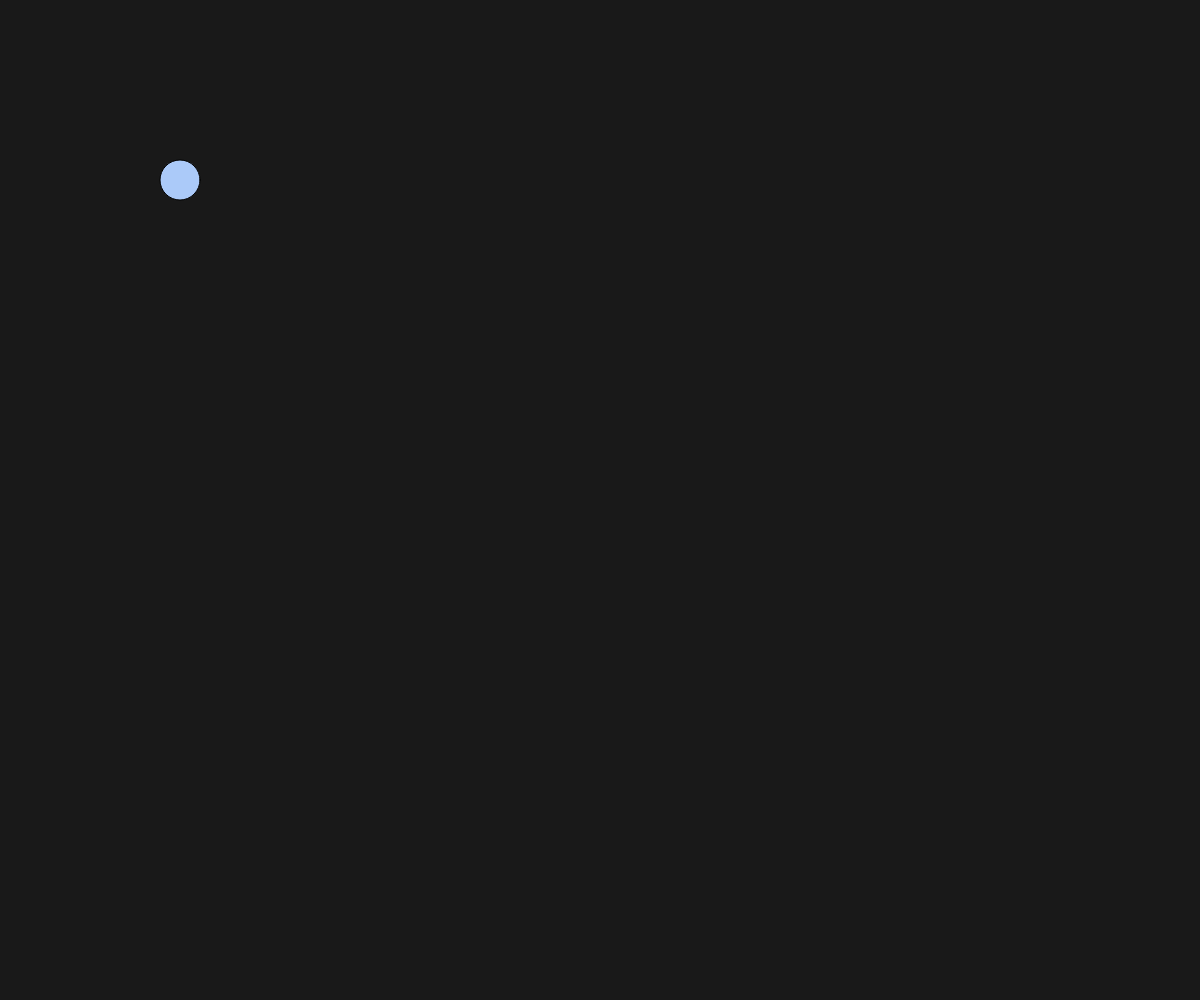
Frame 1 (no input)
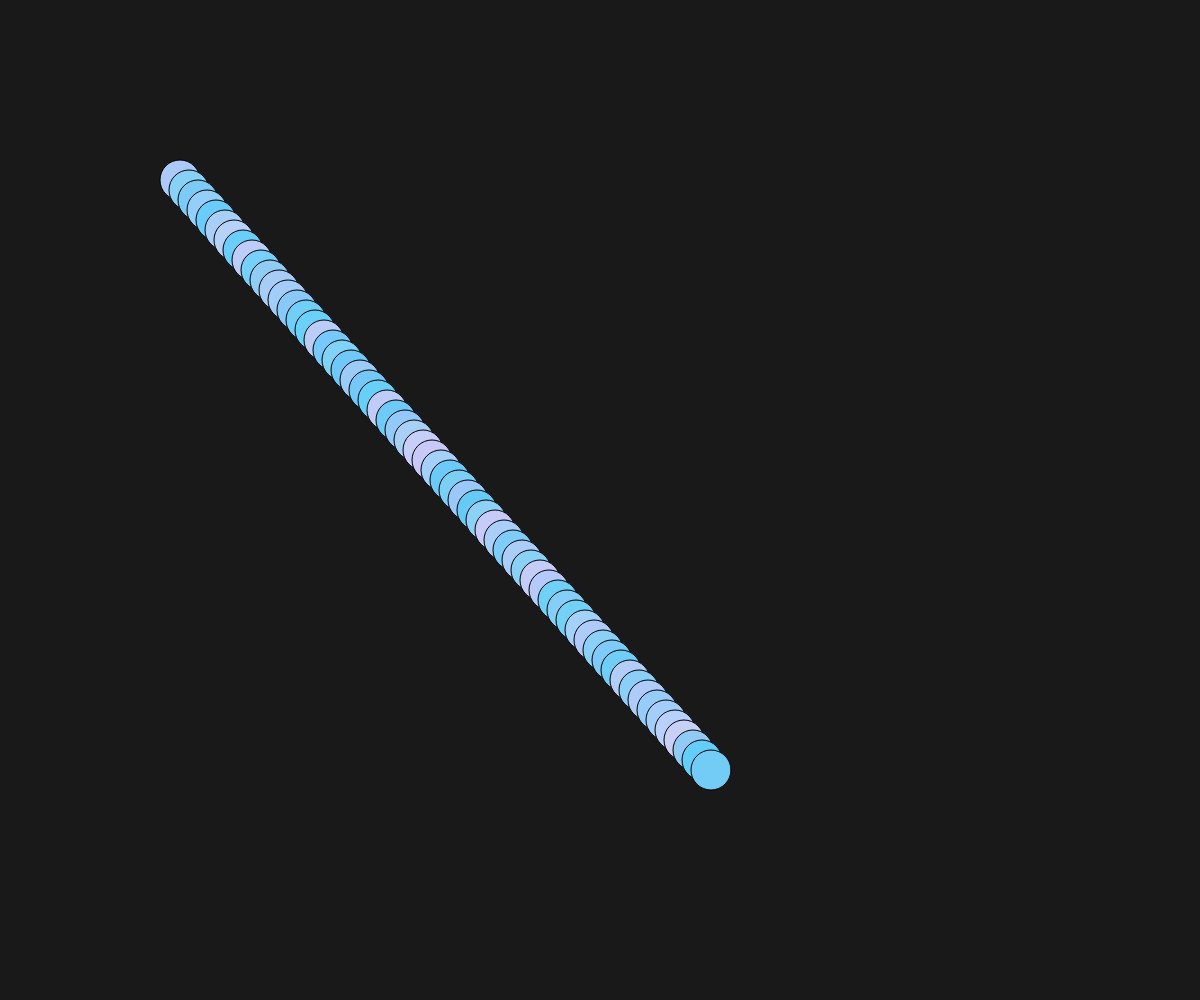
Frame 60 (no input)
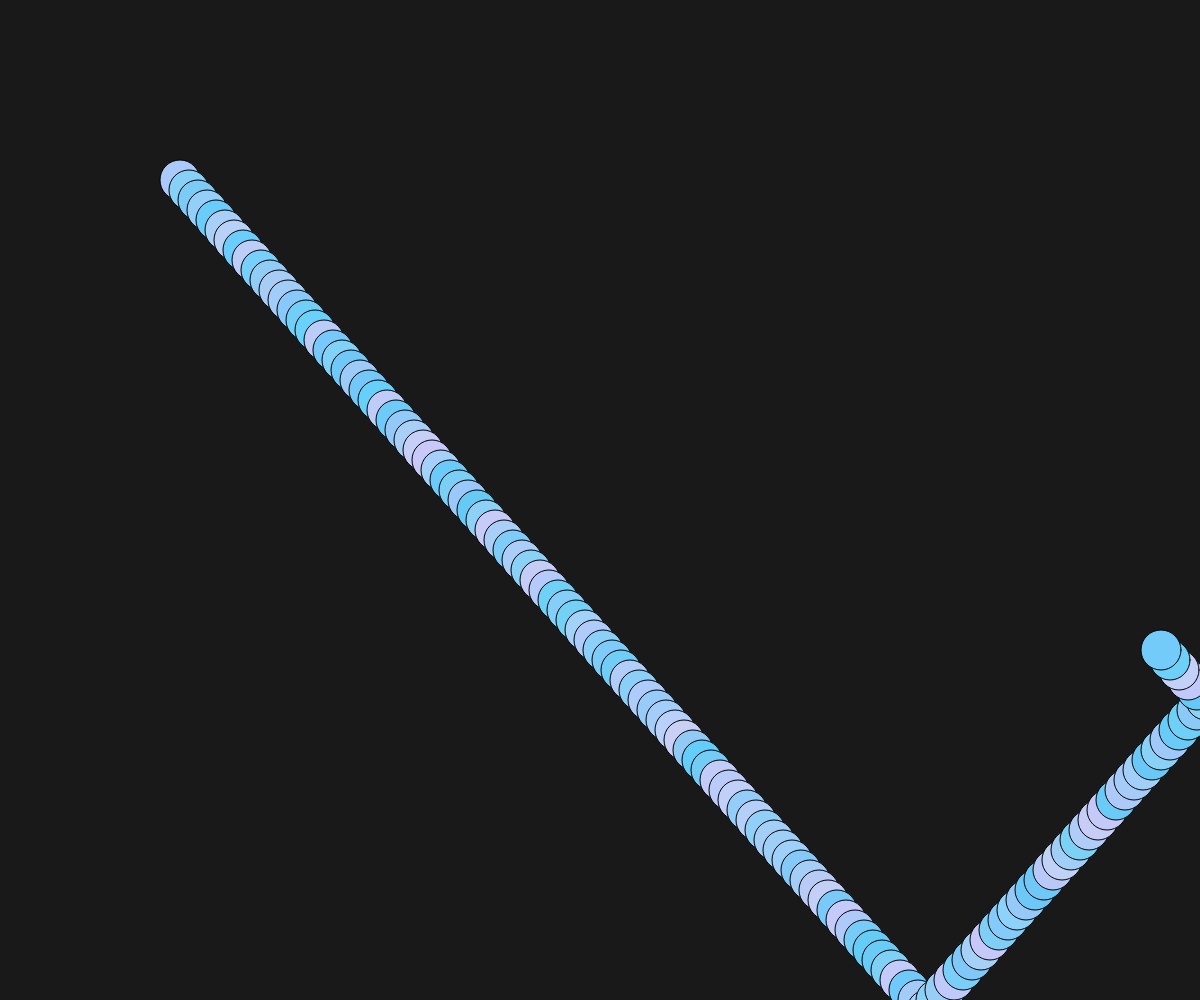
Frame 120 (the mouse pressed at the canvas centre since frame 60)

The p5.js sketch that drew these frames (run headless with seeded random() and noise() and a simulated clock; from frame 60 on, the mouse is pressed at the canvas centre):

// p5.js sketch
// ── sketch.js
var x = 180;
var y = 180;
var xspeed = 9;
var yspeed = 10;


function setup() {
  createCanvas(windowWidth, windowHeight);
  background (25);

}

function draw() {

	//distance from center of the screen
  	fill (random(100, 200), random(200, 210), random(245, 250));
  	ellipse (x, y,40,40);

  	//bouncing horizontally
 	 x = x + xspeed;
  	
  	 if (x > windowWidth || x < 0)  {
     	xspeed = -xspeed;
  	}

  	//bouncing veritcally≠
  	y = y + yspeed;

  	if (y > windowHeight || y < 0) {
	 	  yspeed = -yspeed;
  	}

}
